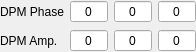
<?xml version="1.0" encoding="UTF-8"?>
<ui version="4.0">
 <class>dpm_settings_selector</class>
 <widget class="QWidget" name="dpm_settings_selector">
  <property name="geometry">
   <rect>
    <x>0</x>
    <y>0</y>
    <width>160</width>
    <height>44</height>
   </rect>
  </property>
  <property name="windowTitle">
   <string>Form</string>
  </property>
  <layout class="QGridLayout" name="gridLayout">
   <property name="leftMargin">
    <number>0</number>
   </property>
   <property name="topMargin">
    <number>0</number>
   </property>
   <property name="rightMargin">
    <number>0</number>
   </property>
   <property name="bottomMargin">
    <number>0</number>
   </property>
   <item row="0" column="0">
    <widget class="QLabel" name="label">
     <property name="text">
      <string>DPM Phase</string>
     </property>
    </widget>
   </item>
   <item row="0" column="2">
    <widget class="QSpinBox" name="dpm_phase_top_row">
     <property name="toolTip">
      <string>dpm phase top pixel</string>
     </property>
     <property name="alignment">
      <set>Qt::AlignCenter</set>
     </property>
     <property name="buttonSymbols">
      <enum>QAbstractSpinBox::NoButtons</enum>
     </property>
     <property name="maximum">
      <number>9999</number>
     </property>
    </widget>
   </item>
   <item row="1" column="0">
    <widget class="QLabel" name="label_2">
     <property name="text">
      <string>DPM Amp.</string>
     </property>
    </widget>
   </item>
   <item row="0" column="3">
    <widget class="spin_box_fixed_increment" name="dpm_phase_width">
     <property name="toolTip">
      <string>dpm phase width in pixels</string>
     </property>
     <property name="alignment">
      <set>Qt::AlignCenter</set>
     </property>
     <property name="buttonSymbols">
      <enum>QAbstractSpinBox::NoButtons</enum>
     </property>
     <property name="maximum">
      <number>9999</number>
     </property>
    </widget>
   </item>
   <item row="1" column="1">
    <widget class="QSpinBox" name="dpm_amp_left_column">
     <property name="toolTip">
      <string>dpm amp left most pixel</string>
     </property>
     <property name="alignment">
      <set>Qt::AlignCenter</set>
     </property>
     <property name="buttonSymbols">
      <enum>QAbstractSpinBox::NoButtons</enum>
     </property>
     <property name="maximum">
      <number>9999</number>
     </property>
    </widget>
   </item>
   <item row="1" column="2">
    <widget class="QSpinBox" name="dpm_amp_top_row">
     <property name="toolTip">
      <string>dpm amplitude top pixel</string>
     </property>
     <property name="alignment">
      <set>Qt::AlignCenter</set>
     </property>
     <property name="buttonSymbols">
      <enum>QAbstractSpinBox::NoButtons</enum>
     </property>
     <property name="maximum">
      <number>9999</number>
     </property>
    </widget>
   </item>
   <item row="0" column="1">
    <widget class="QSpinBox" name="dpm_phase_left_column">
     <property name="toolTip">
      <string>dpm phase left most pixel</string>
     </property>
     <property name="alignment">
      <set>Qt::AlignCenter</set>
     </property>
     <property name="buttonSymbols">
      <enum>QAbstractSpinBox::NoButtons</enum>
     </property>
     <property name="maximum">
      <number>9999</number>
     </property>
    </widget>
   </item>
   <item row="1" column="3">
    <widget class="spin_box_fixed_increment" name="dpm_amp_width">
     <property name="toolTip">
      <string>dpm amplitude width in pixels</string>
     </property>
     <property name="alignment">
      <set>Qt::AlignCenter</set>
     </property>
     <property name="buttonSymbols">
      <enum>QAbstractSpinBox::NoButtons</enum>
     </property>
     <property name="maximum">
      <number>9999</number>
     </property>
    </widget>
   </item>
  </layout>
 </widget>
 <customwidgets>
  <customwidget>
   <class>spin_box_fixed_increment</class>
   <extends>QSpinBox</extends>
   <header>spin_box_fixed_increment.h</header>
  </customwidget>
 </customwidgets>
 <resources/>
 <connections/>
</ui>
